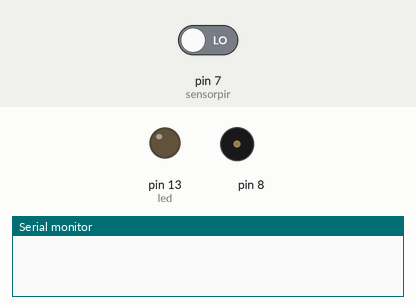
This sketch was run on a simulated Arduino Uno, built with avr-gcc and run on an emulated ATmega328P. On the bench: output pins drawn as LEDs (lit = HIGH), buzzer (waves = sounding), the last lines printed to the serial monitor. The test bench sets the inputs (shaded band); at power-on: pin 7 (sensorpir) LOW.

Above: at 1.2 s.
1.3 s: pin 7 (sensorpir) driven HIGH
At 2.2 s:
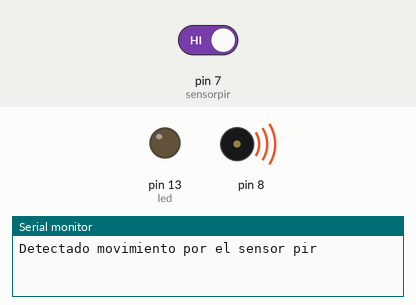
Timing chart, 0 to 8.8 s (numbered marks = the images above; inputs shaded):
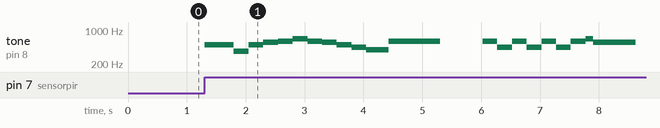

Measured:
- after the input at 1.3 s, tone on pin 8: plays 494 Hz for 0.50 s, 370 Hz for 0.25 s, 494 Hz for 0.25 s, 554 Hz for 0.25 s, 587 Hz for 0.25 s, 659 Hz for 0.25 s … (21 notes in this stretch), starting at once

The sketch:

sensor_musical.ino
```cpp
#include "pitches.h"

byte sensorpir = 7;
byte led = 13;

void setup()
{
    pinMode(sensorpir, INPUT);
    pinMode(led, OUTPUT);
    Serial.begin(9600);
}

void loop()
{

    if (digitalRead(sensorpir) == HIGH)
    {
        Serial.println("Detectado movimiento por el sensor pir");
        tone(8, NOTE_B4);
        delay(500);
        tone(8, NOTE_FS4);
        delay(250);
        tone(8, NOTE_B4);
        delay(250);
        tone(8, NOTE_CS5);
        delay(250);
        tone(8, NOTE_D5);
        delay(250);
        tone(8, NOTE_E5);
        delay(250);
        tone(8, NOTE_D5);
        delay(250);
        tone(8, NOTE_CS5);
        delay(250);

        tone(8, NOTE_B4);
        delay(250);
        tone(8, NOTE_A4);
        delay(250);
        tone(8, NOTE_G4);
        delay(375);
        tone(8, NOTE_D5);
        delay(375);
        tone(8, NOTE_D5);
        delay(500);

        noTone(8);
        delay(725);

        tone(8, NOTE_D5);
        delay(250);
        tone(8, NOTE_A4);
        delay(250);
        tone(8, NOTE_D5);
        delay(250);
        tone(8, NOTE_A4);
        delay(250);
        tone(8, NOTE_D5);
        delay(250);
        tone(8, NOTE_A4);
        delay(250);

        tone(8, NOTE_D5);
        delay(250);
        tone(8, NOTE_E5);
        delay(125);
        tone(8, NOTE_CS5);
        delay(725);

        noTone(8);
        delay(725);
    }
}
```
